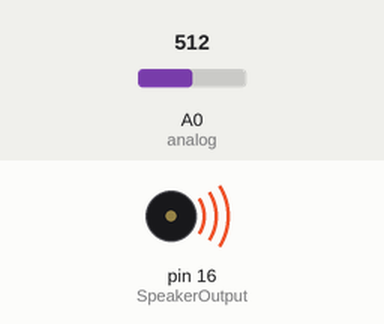
Simulated run of this sketch. Board: Arduino Uno, built with avr-gcc and run on an emulated ATmega328P. Parts: buzzer (waves = sounding). Inputs (shaded band) come from the test bench; at power-on: A0 (analog) = 512.

Above: at 1.2 s.
1.3 s: A0 (analog) set to 0
At 2.0 s:
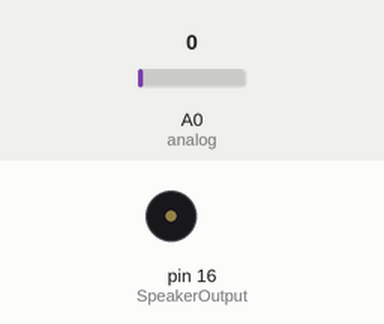
2.8 s: A0 (analog) set to 122
At 3.1 s:
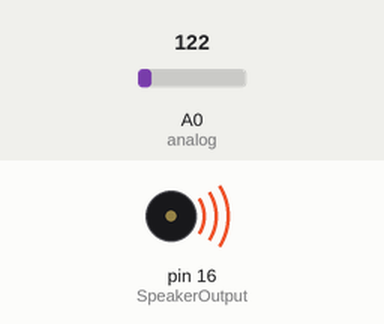
Timing chart, 0 to 5.8 s (numbered marks = the images above; inputs shaded):
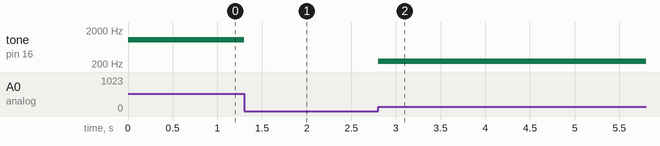

The sketch:

ConstantTone.ino
```cpp
//Squishy Sound - Code written by Sam Johnson and Modified by Matthew Schmidtbauer for the Squishy Circuits Project
//Port Definitions and Variable Declarations:
//Change the SpeakerOutput Pin as well as the analog pin if you're using a Robotics board or standard Arduino board.
#define SpeakerOutput 16
int analog = 14; // Common resistor connected to  pin 14 outside leads to ground and +5V
int raw = 0; // Variable to store the raw input value
int frequency = 0; // Variable to store Frequency
void setup() {}
void loop()
{
raw = analogRead(analog); // Read Voltage over Dough
frequency = raw*2; // Calculate Frequency
tone(SpeakerOutput,frequency); // Output Frequency to Sounding Device
}
```

Measured:
- after the input at 1.3 s, tone on pin 16 (SpeakerOutput): 1024 Hz → silent at once
- after the input at 2.8 s, tone on pin 16 (SpeakerOutput): silent → 244 Hz at once
